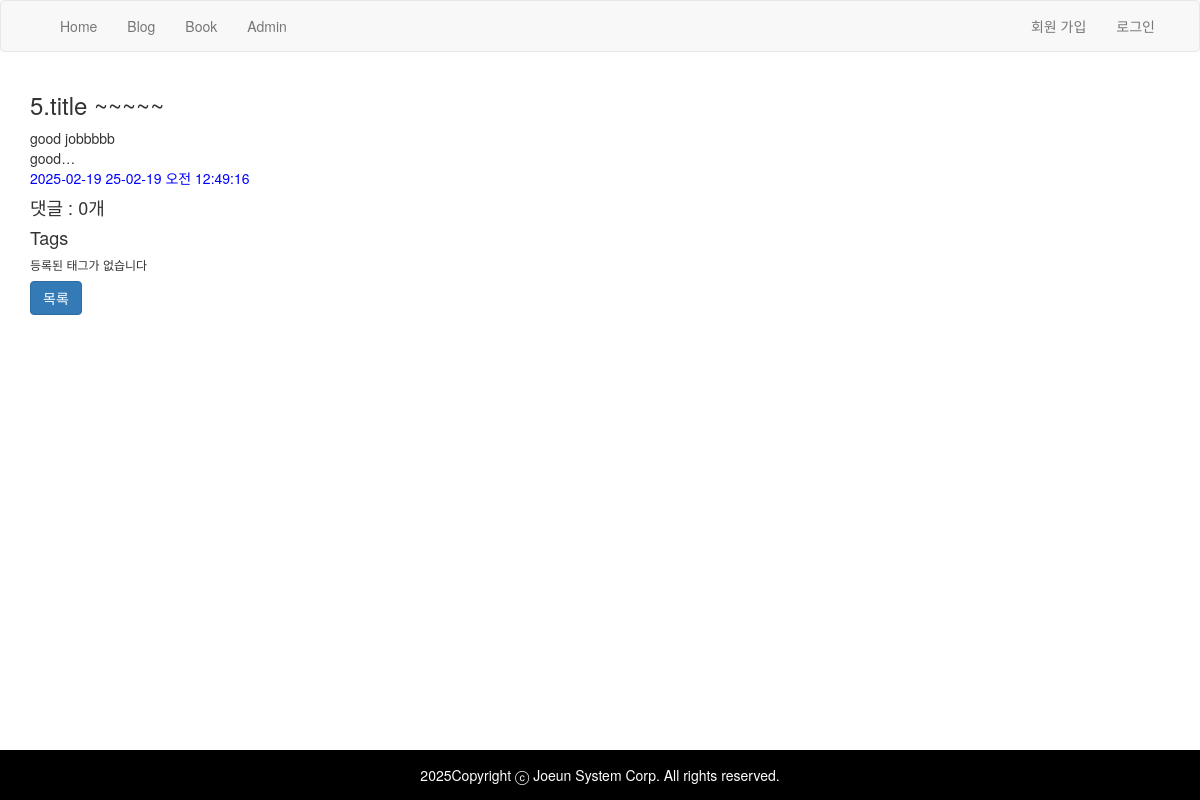
The page /blog/5/ on the database as committed earlier.
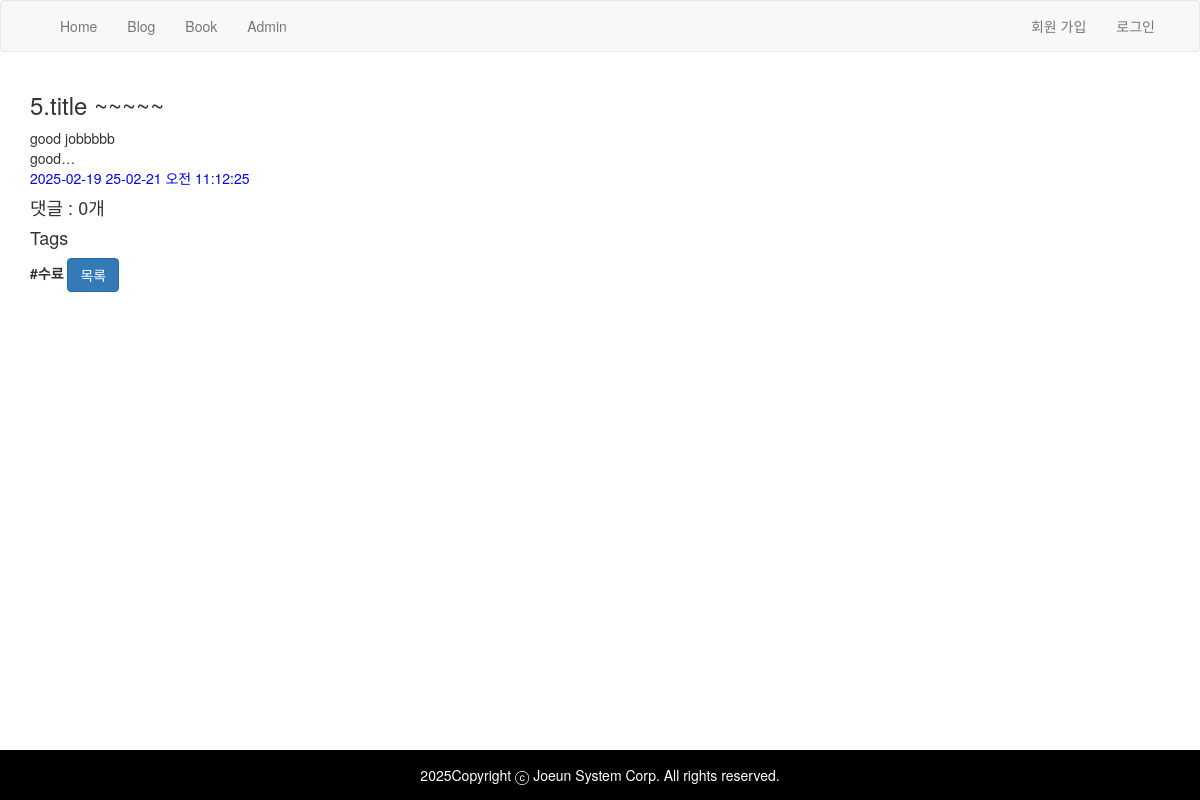
The same page on the database as committed later.
### blog/models.py (models this page shows, shortened)
class Post(models.Model): # 테이블명 : blog_post
  title = models.CharField(verbose_name="제목",
                           max_length=100) # 최대 길이 반드시 지정 VARCHAR 타입
  content = models.TextField("본문") # 최대 길이 제한이 없음 CLOB, TEXT 타입
  create_at = models.DateField(auto_now_add=True)
  update_at = models.DateTimeField(auto_now=True)
  region = models.CharField(verbose_name="지역",
                            max_length=20,
                            choices=REGION_CHOICE,
                            default='Asia')
  lnglat = models.CharField(verbose_name="경,위도",
                            max_length=100,
                            blank=True,
                            null=True,
                            help_text="경도,위도 포맷",
                            validators=[lnglat_validator]) # 38.5,125.4125
  url = models.URLField(blank=True, null=True)
  tags = models.ManyToManyField("Tag")
  class Meta:
    ordering = ['-update_at']

class Tag(models.Model):
  name = models.CharField(max_length=50, unique=True)

### blog/views.py (the view)
# urls.py: path("<dddd:post_id>/", views.detail, name="detail"),
def detail(request, post_id):
  post = get_object_or_404(Post, pk=post_id)
  return render(request,
                'blog/detail.html',
                {'post':post})

### blog/converters.py (called while the page is built)
  def to_python(self, value):
    return int(value)

### blog/templates/blog/detail.html (shortened to what this page needs)
{% extends "base.html" %}
{% block content %}
  {% if post %}
    <h3>{{post.id}}.{{post.title}}</h3>
    <p>
      {{post.content}}<br>
      {{post.content | truncatechars:5 }}<br>
      <span>{{post.create_at | date:"Y-m-d"}}</span>
      <span>{{post.update_at | date:"y-m-d A h:i:s"}}</span>
    </p>
    <h4>댓글 : {{ post.comment_set.all | length }}개</h4>
    <h4>Tags</h4>
    {% for tag in post.tags.all %}
      <b>#{{tag.name}}</b>
    {% empty %}
      <h6>등록된 태그가 없습니다</h6>
    {% endfor %}
  {% else %}
    <p>No post</p>
  {% endif %}
  <button class="btn btn-primary"
      onclick="location='{% url 'blog:index' %}'">
    목록
  </button>
{% endblock %}

Rows that differ between the two databases and show on the page:
changed Post "title ~~~~~": update_at "25-02-19 오전 12:49:16" → "25-02-21 오전 11:12:25"
added Tag: name "수료"
Other text that changed with them:
text no longer shown: "등록된 태그가 없습니다"
